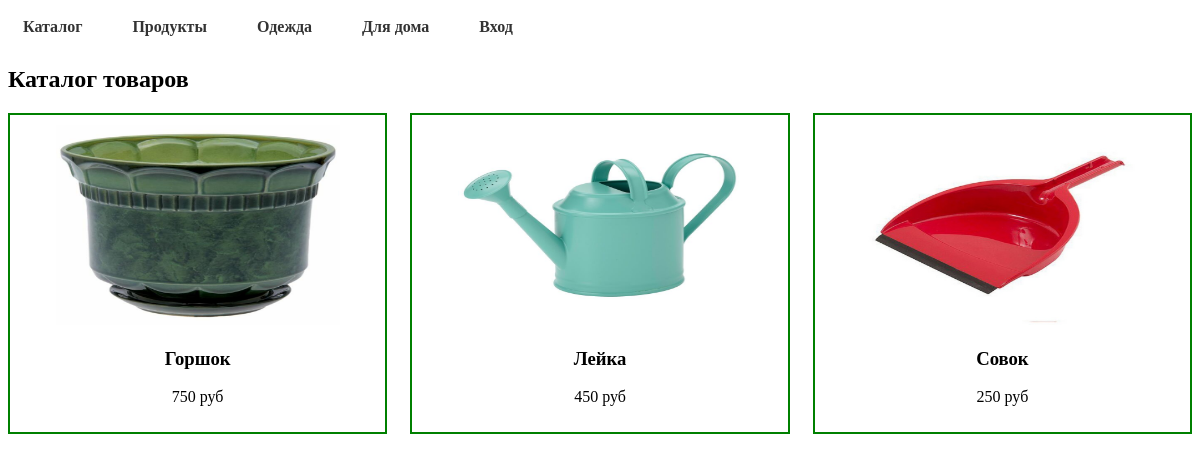
Page /catalog/Для дома on the committed database.
### app/models.py (models this page shows, shortened)
class Tovar(models.Model):
    name = models.CharField(max_length=50, verbose_name='Название')
    price = models.IntegerField(verbose_name='Цена')
    image = models.FileField(verbose_name='Изображение', upload_to='img/', null=True, blank=True)
    discount = models.IntegerField(verbose_name='Скидка', null=True, blank=True, default=0)
    category = models.ForeignKey(to=Category, on_delete=models.SET_NULL, null=True, blank=True)

### app/views.py (the view)
# urls.py: path('catalog/<str:cat>', views.catalog, name='catalog'),
def catalog(request,cat):
    items = Tovar.objects.filter(category__name=cat)
    data = {'items':items}
    return render(request,'index.html',data)

### templates/index.html (shortened to what this page needs)
<!DOCTYPE html>
{% load static %}
<html lang="ru">
<head>
    {% block head %}
        <link rel="stylesheet" href={% static 'css/catalog.css'  %}>
        <link rel="stylesheet" href={% static 'css/menu.css'  %}>
    {% endblock %}
</head>
<body>
    {% block menu %}
    <nav>
    <ul>
        <li>
            <a href="{% url 'index' %}">Каталог</a>
        </li>
        <li>
            <a href="{% url 'catalog' 'Продукты' %}">Продукты</a>
        </li>
        <li>
            <a href="{% url 'catalog' 'Одежда' %}">Одежда</a>
        </li>
        <li>
            <a href="{% url 'catalog' 'Для дома' %}">Для дома</a>
        </li>
        {% if user.is_authenticated %}
        <li>
            <a href="{% url 'cabinet' %}">Профиль</a>
        </li>
        <li>
            <a href="{% url 'cart' %}">Корзина</a>
        </li>
        {% else %}
        <li>
            <a href="">Вход</a>
        </li>
        {% endif %}
    </ul>
    </nav>
    {% endblock %}
    {% block content %}
    <h2>Каталог товаров</h2>
        <div class="main-catalog">
        {% for one in items %}
            <div class="card">
                <img src="{% static one.image %}" alt="" height="200px" width="200">
                <h3>{{ one.name }}</h3>
                <p>{{ one.price }} руб</p>
            </div>
        {% endfor %}
        </div>
    {% endblock %}
</body>
</html>

### app/static/css/catalog.css (style rules this page uses)
.main-catalog { display: flex; flex-direction: row; align-items: center; justify-content: space-between; flex-wrap: wrap; }
.card { width: 30%; border: 2px solid green; text-align: center; margin-bottom: 10px; padding: 10px; }
.card img { width: 80%; }

### app/static/css/menu.css (style rules this page uses)
nav ul { list-style: none; padding: 0; margin: 0; display: flex; }
nav ul li { margin-right: 20px; }
nav ul li:last-child { margin-right: 0; }
nav ul li a { display: block; padding: 10px 15px; text-decoration: none; color: #333; font-weight: bold; transition: background-color 0.3s ease; }

### rows in the picture
Tovar: image (picture), name "Горшок", price "750"
Tovar: image (picture), name "Лейка", price "450"
Tovar: image (picture), name "Совок", price "250"
